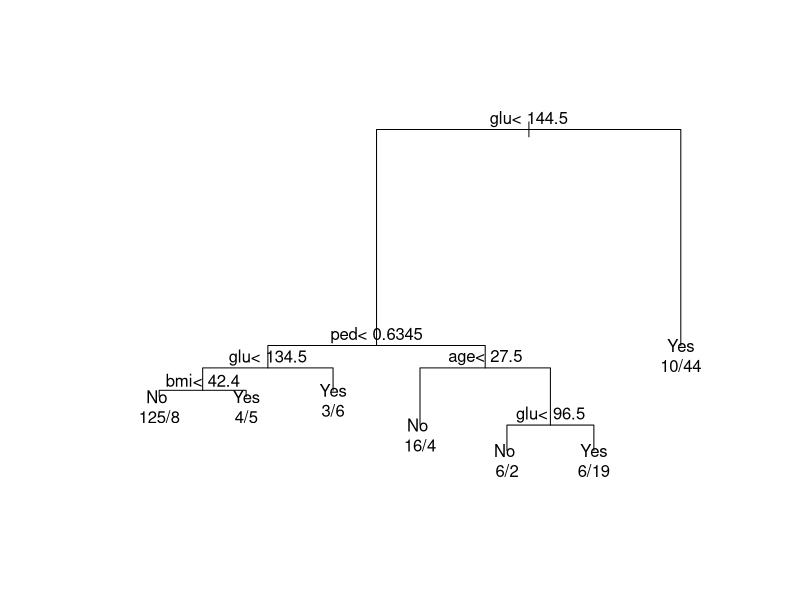

This figure's R source:
dibaet <- read.csv("./datafiles/diabetes.csv")
library(caTools)
split <- sample.split(dibaet , SplitRatio = 0.8);

training<- subset(dibaet,split ==TRUE);

testing <-subset(dibaet, split ==FALSE);

library(rpart)

model <- rpart(type~. , data= training )
print(model)

plot(model,margin=0.1)
text(model,use.n=TRUE,pretty=TRUE)


##Now we would make prediction

pred <- predict(model,newdata=testing,type="class")

## so we build a confusion matrix to verify with the actual data
library(caret)
print(confusionMatrix(table(actualValue= testing$type, predValue = pred)))
